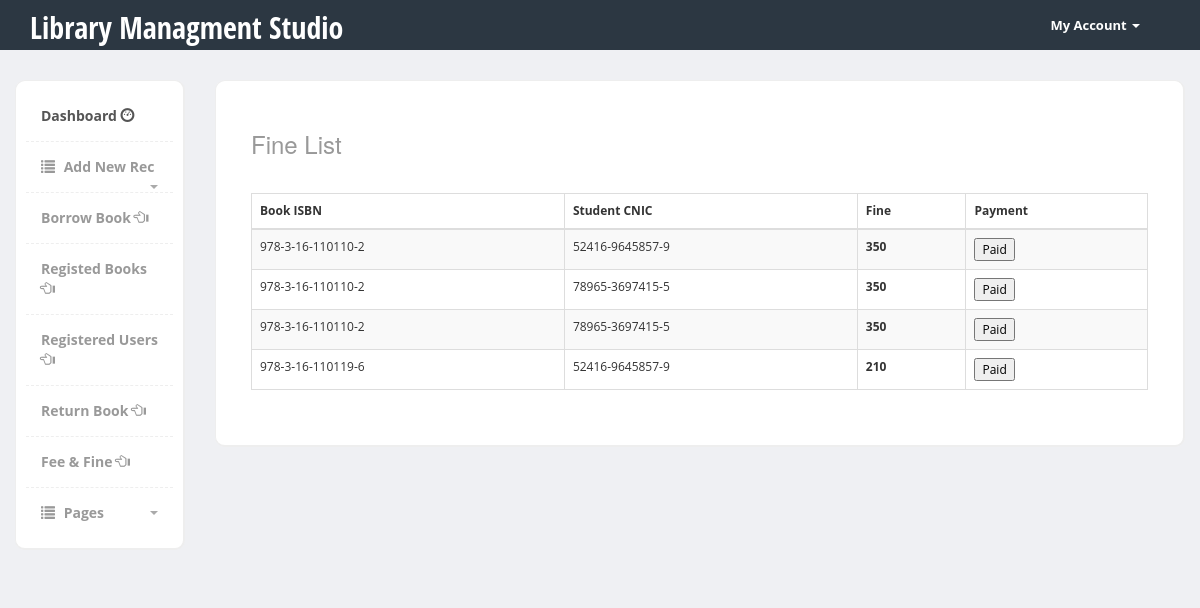
/user_fine.php, run on the app's committed database.
### tables this page shows
CREATE TABLE `borrow_book` (
  `bb_id` int(11) NOT NULL,
  `b_isbn` text NOT NULL,
  `s_cnic` text NOT NULL,
  `bb_date_issued` date NOT NULL,
  `bb_date_returned` date NOT NULL,
  `bb_fine_status` varchar(6) NOT NULL DEFAULT 'unpaid'
);

### user_fine.php (the view, shortened to what this page needs)
<!DOCTYPE html>
<html>
  <head>
    <link href="https://code.jquery.com/ui/1.10.3/themes/redmond/jquery-ui.css" rel="stylesheet" media="screen">
    <link href="bootstrap/css/bootstrap.min.css" rel="stylesheet">
    <link href="vendors/fullcalendar/fullcalendar.css" rel="stylesheet" media="screen">
    <link href="css/styles.css" rel="stylesheet">
    <link href="css/calendar.css" rel="stylesheet">
  </head>
  <body>
<?php
  $db=mysqli_connect("localhost","root","","uol") ;
?>
  	<div class="header">
	     <div class="container">
	        <div class="row">
	           <div class="col-md-5">
	              <div class="logo">
	                 <h1><a href="index.php">Library Managment Studio</a></h1>
	              </div>
	           </div>
	           <div class="col-md-2">
	              <div class="navbar navbar-inverse" role="banner">
	                  <nav class="collapse navbar-collapse bs-navbar-collapse navbar-right" role="navigation">
	                    <ul class="nav navbar-nav">
	                      <li class="dropdown">
	                        <a href="#" class="dropdown-toggle" data-toggle="dropdown">My Account <b class="caret"></b></a>
	                      </li>
	                    </ul>
	                  </nav>
	              </div>
	           </div>
	        </div>
	     </div>
	</div>
    <div class="page-content">
    	<div class="row">
		  <div class="col-md-2">
        <div class="sidebar content-box" style="display: block;">
                <ul class="nav">
                    <li class="current"><a href="index.php">Dashboard <span class="glyphicon glyphicon-dashboard"></span></a></li>
                    <li class="submenu">
                         <a href="#">
                            <i class="glyphicon glyphicon-list"></i> Add New Rec
                            <span class="caret pull-right"></span>
                         </a>
                    </li>
                    <li><a href="borrow_book.php">Borrow Book <span class="glyphicon glyphicon-hand-left"></span> </a></li>
                    <li><a href="books_registered.php">Registed Books <span class="glyphicon glyphicon-hand-left"></span> </a></li>
                    <li><a href="users_registered.php">Registered Users <span class="glyphicon glyphicon-hand-left"></span></a> </li>
                    <li><a href="book_return.php">Return Book <span class="glyphicon glyphicon-hand-left"></span></a></li>
                    <li><a href="user_fine.php">Fee & Fine <span class="glyphicon glyphicon-hand-left"></a></li>
                    <li class="submenu">
                         <a href="#">
                            <i class="glyphicon glyphicon-list"></i> Pages
                            <span class="caret pull-right"></span>
                         </a>
                    </li>
                </ul>
             </div>
      </div>
		  <div class="col-md-10">
		  	<div class="content-box-large">
			  	<div class="panel-heading">
	            	<h3 class="text-muted">Fine List</h3>
	        	</div>
	        	<div class="panel-body">
            <table cellpadding="0" cellspacing="0" border="0" class="table table-striped table-bordered" id="example">
            <?php
  $SQL="SELECT * FROM borrow_book WHERE bb_fine_status='unpaid' ";
  $rs=mysqli_query($db,$SQL);
?>
    <thead>
      <tr>
        <th>Book ISBN</th>
        <th>Student CNIC</th>
        <th>Fine</th>
        <th>Payment</th>
      </tr>
    </thead>
    <tbody>
    <?php while($data=mysqli_fetch_assoc($rs))
     {
      $b_isbn=$data['b_isbn'];
      $date_issued = $data['bb_date_issued'];
      $date_now=date('Y/m/d');
      $datetime1 = date_create($date_issued);
      $datetime2 = date_create($date_now);
      $interval = date_diff($datetime1, $datetime2);
      $interval= $interval->format('%R%a');
      if($interval>7){
    ?>
     <tr>
        <td><?php echo $b_isbn; ?></td>
        <td><?php echo $data['s_cnic']?></td>
        <th>
          <?php echo ($interval-7)*10; ?>
        </th>
        <td>
            <form action="php/db.php" method="POST">
              <input type="submit" name="Paid" value="Paid">
            </form>
        </td>
      </tr>
      <?php } }?>
          </tbody>
  </table>
          </div>
	        </div>
		  </div>
		</div>
    </div>
  </body>
</html>

### css/styles.css (style rules this page uses)
body { font-family: 'Open Sans', sans-serif; background-color: #eee; position: relative; margin: 0px; font-size: 12px; padding: 0px; }
.page-content > .row { margin-left: 0px !important; margin-right: 0px !important; margin-top: 30px; }
.header { height:50px; background-color: #2c3742; }
.header .logo h1 { font-size:30px; margin:0px; padding:10px 0px; }
.header .logo h1 a { color:#fff; font-family: 'Open Sans Condensed', sans-serif; }
.header .navbar * { box-shadow:none !important; }
.header .navbar { background:none !important; border:0px !important; }
.header .navbar .nav > li > a { color:#fff !important; font-size:13px !important; border-bottom:0px !important; margin-top:0px !important; font-weight:bold; }
.header .navbar-collapse { border:0px !important; }
.header .navbar-nav .caret { border-top-color:#fff !important; border-bottom-color:#fff !important; }
.content-box, .content-box-large { margin-bottom:30px; background:#fff; border-radius:10px; padding:10px; border-left:1px solid #eee; border-top:1px solid #eee; border-right:2px solid #eee; border-bottom:2px solid #eee; }
.content-box-large { padding: 20px; }
.sidebar ul.nav, .sidebar ul.nav ul { list-style: none; padding: 0px; margin: 0px; }
.sidebar .nav > li { margin: 0; border-bottom:1px dashed #eee; }
.sidebar .nav > li:last-child { border-bottom:0px; }
.sidebar .nav > li > a { font-size: 14px; line-height: 20px; padding: 15px 15px; color: #999; display: block; font-weight:bold; background:none; text-decoration: none; border-top:0px; font-weight:bold; }
.sidebar .nav > li > a > i { margin-right:5px; }
.sidebar .nav li a:hover, .sidebar .nav li.current > a { background: #fff; color: #555; border-bottom:0px; }
.sidebar .nav a .caret { float: right; width: 0; height: 0; display: inline-block; vertical-align: top; border-top: 4px solid #aaa; border-right: 4px solid transparent; border-left: 4px solid transparent; content: ""; margin-top: 8px; margin-left: 2px; }
body { background-color: #eff0f3; }
.panel-body { clear:both; }

### data on the page
borrow_book: b_isbn "978-3-16-110110-2", s_cnic "52416-9645857-9", ($interval-7)*10 "350"
borrow_book: b_isbn "978-3-16-110110-2", s_cnic "78965-3697415-5", ($interval-7)*10 "350"
borrow_book: b_isbn "978-3-16-110110-2", s_cnic "78965-3697415-5", ($interval-7)*10 "350"
borrow_book: b_isbn "978-3-16-110119-6", s_cnic "52416-9645857-9", ($interval-7)*10 "210"
